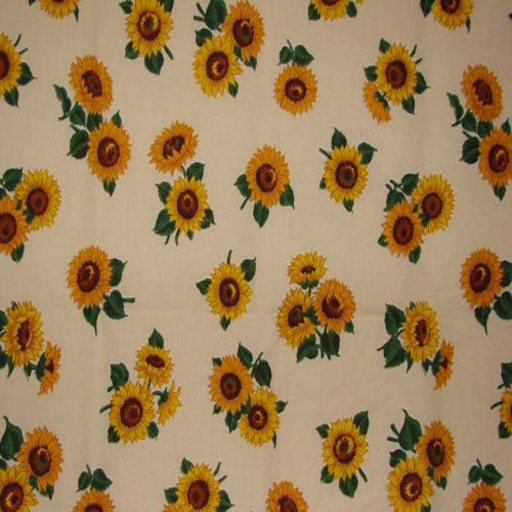
#> input picture webgl/cannonjs/examples/sunflower.jpg, 512 x 512 px
$ python Otsu.py ../../webgl/cannonjs/examples/sunflower.jpg
#> lines starting #> are read from the running program, lines starting #| are printed output that depends on the picture; after the words box and inside, x2 and y2 are one past the last pixel; in counts of white or black regions, pixels touching at a corner belong together
import sys
import cv2
import numpy as np

##############################################
# Autor: Pascual Andres Carrasco Gomez
# Metodo: Otsu
# Tecnica: Binarizacion (Global)
# Asignatura: Reconocimiento de escritura
##############################################

# Ej: python3 Otsu.py prueba.jpg

# Parametros de ejecucion
if len(sys.argv) != 2:
	print ("Uso: python3 Otsu.py <image>")
	exit()

# Cargamos la imagen en escala de grises
img = cv2.imread(sys.argv[1],0)
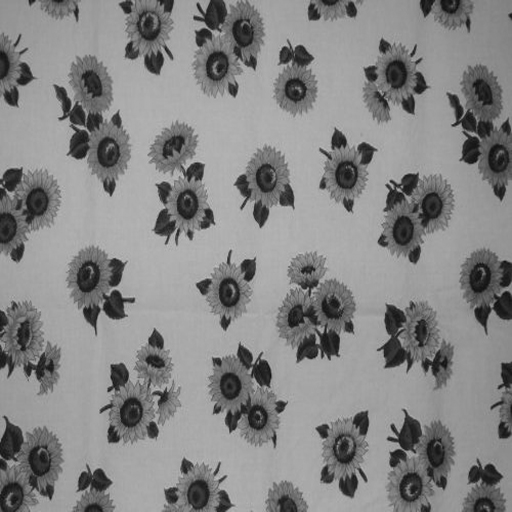
#> img: shape (512, 512); min 15, max 192, mean 133.3
rows,cols = img.shape
#> rows = 512; cols = 512


# Obtenemos histograma de la imagen a nivel de escala de gris
h = np.zeros((1,256),dtype=int)
for r in range(0,rows):
	for c in range(0,cols):
		h[0][img[r][c]] += 1

# Normalizamos el histograma (Para trabajar con Probabilidades)
h_norm = np.zeros((1,256),dtype=float)
N = np.sum(h)
#> N = 262144
for c in range(0,256):
	h_norm[0][c] = h[0][c]/N

# Obtenemos el valor de thr (umbral)
thr_max = float("-Inf")
v_thr = -1
for k in range(0,256):
	w0 = 0.0
	w1 = 0.0
	for i in range(0,k):
		w0 += float(h_norm[0][i])
	for i in range(k,256):
		w1 += float(h_norm[0][i])
	u0 = 0.0
	u1 = 0.0
	if w0 > 0.0:
		for i in range(0,k):
			u0 += i*float(h_norm[0][i])
		u0 = u0/w0
	if w1 > 0.0:
		for i in range(k,256):
			u1 += i*float(h_norm[0][i])
		u1 = u1/w1
	aux = u0 - u1
	o2b = w0*w1*(aux*aux)
	if o2b > thr_max:
		thr_max = o2b
		v_thr = k
#> after the loop, thr_max = 1522.3; v_thr = 114
thr = v_thr
#> thr = 114

# Imagen binarizada
img_out = np.zeros((rows,cols),dtype=int)

# Binarizacion
for r in range(0,rows):
	for c in range(0,cols):
		if img[r][c] >= thr:
			img_out[r][c] = 255
		else:
			img_out[r][c] = 0
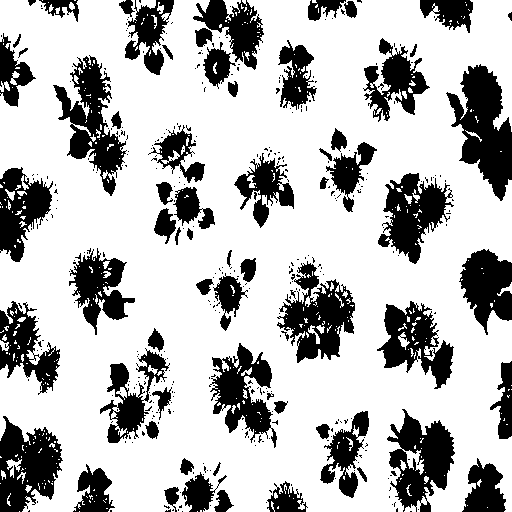
#> img_out: shape (512, 512) int64; 72.6% white; 385 black regions (318 under 20 px), largest, box (x1, y1, x2, y2) and area: (446, 64, 512, 201) 4801, (53, 55, 127, 196) 3904, (277, 261, 355, 363) 3792

# Almacenamos la imagen binarizada
cv2.imwrite("binarizacion_Otsu.jpg",img_out)

img_out = np.reshape(img_out,(1,rows*cols))
print (set(img_out[0].tolist()))
#| {0, 255}
